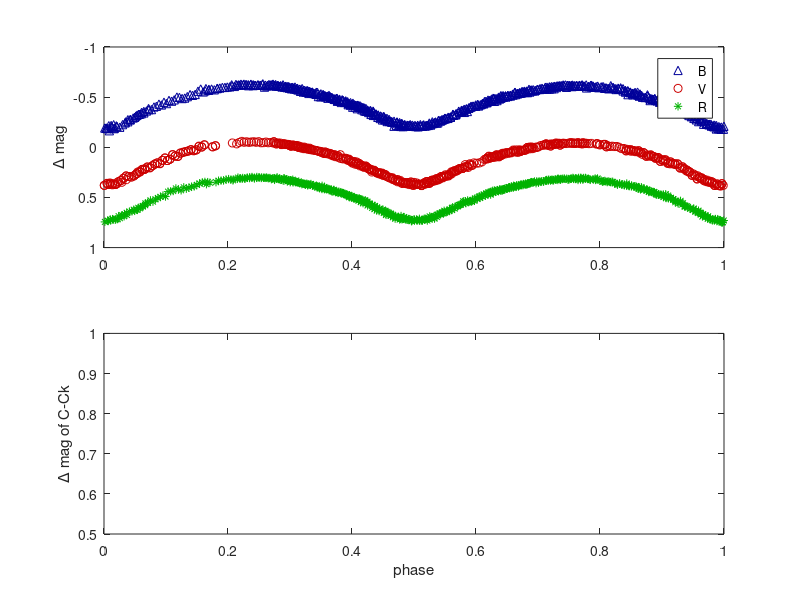

MATLAB code for this plot:
clear;clc;
%this program is designed for plotting light curve
Data_B = importdata('B_v1.dat');
Data_V = importdata('V_v1.dat');
Data_R = importdata('R_v1.dat');
%hjd = Data(:,1);
phase_shift = 0.018;

phase_B = Data_B(:,1) + phase_shift;  
phase_V = Data_V(:,1) + phase_shift ; 
phase_R = Data_R(:,1) + phase_shift ;
mag_B = Data_B(:,2); mag_V = Data_V(:,2) ; mag_R = Data_R(:,2);
merr_B = Data_B(:,3); merr_V = Data_V(:,3) ; merr_R = Data_R(:,3);
nb = length(phase_B) ; nv = length(phase_V) ; nr = length(phase_R); 
for i = 1:nb
    if phase_B(i) > 1
        phase_B(i) = phase_B(i) - 1;
    end
    merr_B(i) = merr_B(i) + 0.1; 
end

for i = 1:nv
    if phase_V(i) > 1
        phase_V(i) = phase_V(i) - 1;
    end
end

for i = 1:nr
    if phase_R(i) > 1
        phase_R(i) = phase_R(i) - 1;
    end
    merr_R(i) = merr_R(i) - 0.1;
end
% B = mag_B(:)+ 13.853;
% V = mag_V(:) + 12.738;
% R = mag_R(:) + 12.383;
B  = mag_B(:);
V  = mag_V(:);
R  = mag_R(:);
%%
%plot the figure of light curve
rcolor = [0.8 0.0 0.0];
gcolor = [0.0 0.7 0.0];
bcolor = [0.0 0.0 0.6];


figure(1)
f1 = subplot(2,1,1);
p1 = get(f1,'position');
p1(4) = p1(4)*1.80;
p1(2) = p1(2)*0.8;
set(f1, 'position', p1);
plot(phase_B,B,'^','color',bcolor);
hold on ; plot(phase_V,V,'o','color',rcolor)
hold on ; plot(phase_R,R,'*','color',gcolor) 
% xlabel('phase') ; 
ylabel('\Delta mag');
xlim([0.0,1.0]) ; ylim([-1.0,1.0]);
legend('B','V','R');
set(gca,'ydir','reverse')


f2 = subplot(2,1,2);
p2 = get(f2,'position');
p2(4) = p2(4)*0.50; % Add 20 percent to height
set(f2, 'position', p2);
plot(phase_B,merr_B,'^','color',bcolor);
hold on; plot(phase_V,merr_V,'o','color',rcolor);
hold on ; plot(phase_R,merr_R,'*','color',gcolor);
xlabel('phase') ; ylabel('\Delta mag of C-Ck')
ylim([0.5,1]);xlim([0,1]) ; 


